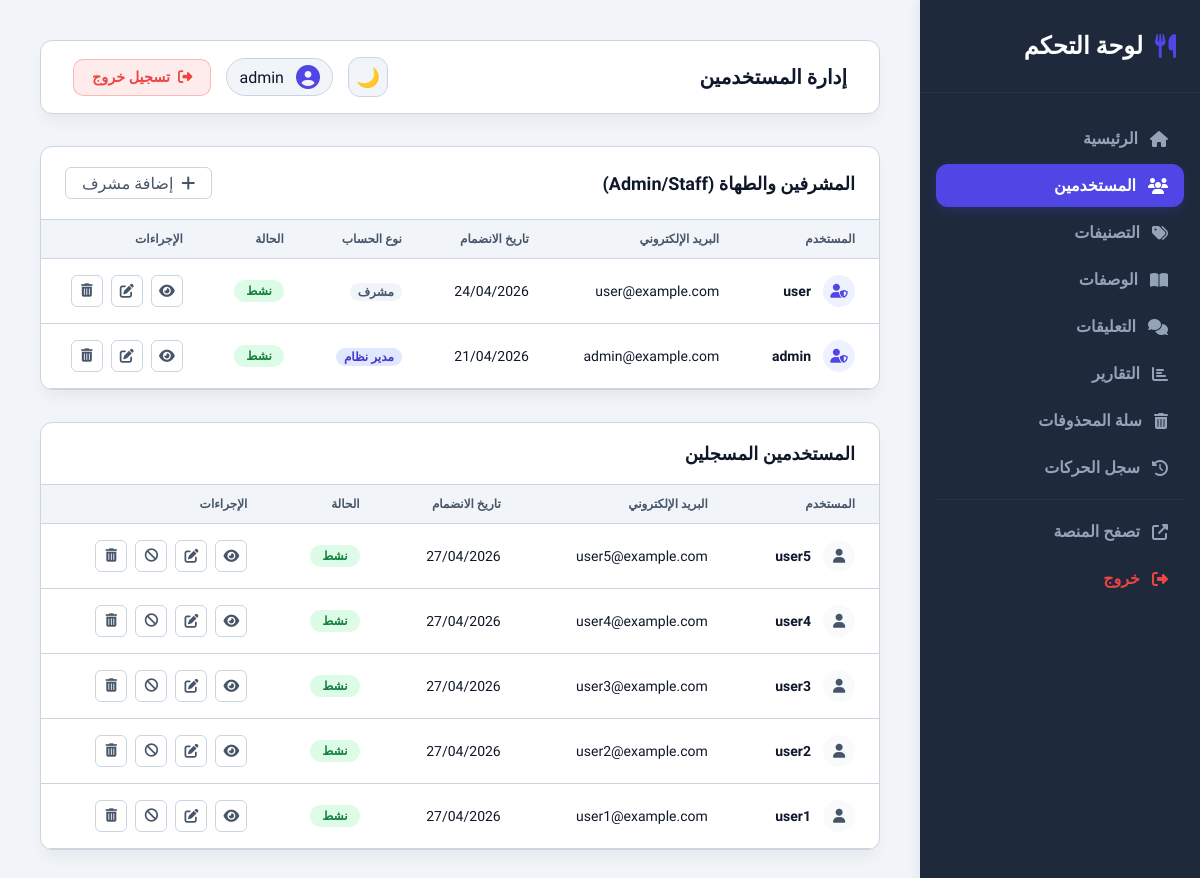
/dashboard/users/ (signed in), run on the app's committed database.
### accountes/models.py (models this page shows, shortened)
class SoftDeleteMixin(models.Model):
    is_deleted = models.BooleanField(default=False)
    deleted_at = models.DateTimeField(null=True, blank=True)
    objects = SoftDeleteManager()
    all_objects = models.Manager()
    class Meta:
        abstract = True

class User(AbstractUser, SoftDeleteMixin):
    bio = models.TextField(blank=True)
    profile_picture = models.ImageField(upload_to='profile_pictures/', null=True, blank=True)
    facebook_link = models.URLField(blank=True)
    instagram_link = models.URLField(blank=True)
    twitter_link = models.URLField(blank=True)
    phone_number = models.CharField(max_length=20, blank=True)
    experience_years = models.CharField(max_length=50, blank=True, null=True, verbose_name="مدة الخبرة")
    objects = SoftDeleteUserManager()
    all_objects = UserManager()

### dashboard/views.py (the view)
# urls.py: path('users/', views.user_list, name='user_list'),
@user_passes_test(is_admin, login_url='dashboard:login')
def user_list(request):
    staff_users = User.objects.filter(is_staff=True).order_by('-date_joined')
    regular_users = User.objects.filter(is_staff=False).order_by('-date_joined')
    return render(request, 'dashboard/user_list.html', {
        'staff_users': staff_users,
        'regular_users': regular_users
    })

### accountes/models.py (called while the page is built)
    def get_queryset(self):
        return super().get_queryset().filter(is_deleted=False)

    def get_queryset(self):
        return super().get_queryset().filter(is_deleted=False)

### dashboard/views.py (called while the page is built)
def is_admin(user):
    return user.is_authenticated and user.is_staff

### templates/dashboard/user_list.html (shortened to what this page needs)
{% extends 'dashboard/base_dashboard.html' %}
{% block page_title %}إدارة المستخدمين{% endblock %}
{% block dashboard_content %}
<div class="table-container-wrapper">
    <div class="table-container">
        <div style="display: flex; justify-content: space-between; align-items: center; padding: 20px 24px; border-bottom: 1px solid var(--border-color);">
            <h3 style="padding: 0; border: none;">المشرفين والطهاة (Admin/Staff)</h3>
            {% if request.user.is_superuser %}
            <a href="{% url 'dashboard:add_staff_user' %}" class="action-btn" style="width: auto; padding: 0 16px; gap: 8px;">
                <i class="fas fa-plus"></i> إضافة مشرف
            </a>
            {% endif %}
        </div>
        <table>
            <thead>
                <tr>
                    <th>المستخدم</th>
                    <th>البريد الإلكتروني</th>
                    <th>تاريخ الانضمام</th>
                    <th>نوع الحساب</th>
                    <th>الحالة</th>
                    <th>الإجراءات</th>
                </tr>
            </thead>
            <tbody>
                {% for user in staff_users %}
                <tr>
                    <td>
                        <div style="display: flex; align-items: center; gap: 12px;">
                            <div style="width: 32px; height: 32px; border-radius: 50%; background: #eef2ff; display: flex; align-items: center; justify-content: center; color: var(--primary);">
                                <i class="fas fa-user-shield"></i>
                            </div>
                            <span style="font-weight: 600;">{{ user.username }}</span>
                        </div>
                    </td>
                    <td>{{ user.email }}</td>
                    <td>{{ user.date_joined|date:"d/m/Y" }}</td>
                    <td>
                        {% if user.is_superuser %}
                        <span style="font-size: 0.75rem; background: #e0e7ff; color: #4338ca; padding: 2px 8px; border-radius: 12px; font-weight: 700;">مدير نظام</span>
                        {% else %}
                        <span style="font-size: 0.75rem; background: #f1f5f9; color: #475569; padding: 2px 8px; border-radius: 12px; font-weight: 700;">مشرف</span>
                        {% endif %}
                    </td>
                    <td>
                        {% if user.is_active %}
                        <span class="status-badge status-active">نشط</span>
                        {% else %}
                        <span class="status-badge status-inactive">محظور</span>
                        {% endif %}
                    </td>
                    <td>
                        <div style="display: flex; gap: 8px;">
                            <a href="{% url 'dashboard:user_detail' user.id %}" class="action-btn" title="عرض"><i class="fas fa-eye"></i></a>
                            {% if request.user.is_superuser %}
                            <a href="{% url 'dashboard:edit_user' user.id %}" class="action-btn" title="تعديل"><i class="fas fa-edit"></i></a>
                            <button type="button" class="action-btn" onclick="showDeleteModal('delete-staff-{{ user.id }}')" title="حذف"><i class="fas fa-trash-alt"></i></button>
                            {% endif %}
                        </div>
                    </td>
                </tr>
                {% empty %}
                <tr><td colspan="6" style="text-align: center; color: var(--text-muted); padding: 32px;">لا يوجد مشرفين حالياً</td></tr>
                {% endfor %}
            </tbody>
        </table>
    </div>
    <div class="table-container">
        <div style="padding: 20px 24px; border-bottom: 1px solid var(--border-color);">
            <h3 style="padding: 0; border: none;">المستخدمين المسجلين</h3>
        </div>
        <table>
            <thead>
                <tr>
                    <th>المستخدم</th>
                    <th>البريد الإلكتروني</th>
                    <th>تاريخ الانضمام</th>
                    <th>الحالة</th>
                    <th>الإجراءات</th>
                </tr>
            </thead>
            <tbody>
                {% for user in regular_users %}
                <tr>
                    <td>
                        <div style="display: flex; align-items: center; gap: 12px;">
                            <div style="width: 32px; height: 32px; border-radius: 50%; background: #f8fafc; display: flex; align-items: center; justify-content: center; color: var(--text-muted);">
                                <i class="fas fa-user"></i>
                            </div>
                            <span style="font-weight: 600;">{{ user.username }}</span>
                        </div>
                    </td>
                    <td>{{ user.email }}</td>
                    <td>{{ user.date_joined|date:"d/m/Y" }}</td>
                    <td>
                        {% if user.is_active %}
                        <span class="status-badge status-active">نشط</span>
                        {% else %}
                        <span class="status-badge status-inactive">محظور</span>
                        {% endif %}
                    </td>
                    <td>
                        <div style="display: flex; gap: 8px;">
                            <a href="{% url 'dashboard:user_detail' user.id %}" class="action-btn" title="عرض"><i class="fas fa-eye"></i></a>
                            <a href="{% url 'dashboard:edit_user' user.id %}" class="action-btn" title="تعديل"><i class="fas fa-edit"></i></a>
                            <button type="button" class="action-btn" onclick="showConfirmModal({title: 'تغيير الحالة', message: 'هل تريد تغيير حالة هذا المستخدم؟', action: () => document.getElementById('toggle-user-{{ user.id }}').submit()})" title="تغيير الحالة">
                                <i class="fas {% if user.is_active %}fa-ban{% else %}fa-check{% endif %}"></i>
                            </button>
                            <button type="button" class="action-btn" onclick="showDeleteModal('delete-user-{{ user.id }}')" title="حذف"><i class="fas fa-trash-alt"></i></button>
                        </div>
                    </td>
                </tr>
                {% empty %}
                <tr><td colspan="5" style="text-align: center; color: var(--text-muted); padding: 32px;">لا يوجد مستخدمين مسجلين</td></tr>
                {% endfor %}
            </tbody>
        </table>
    </div>
</div>
{% endblock %}

### templates/dashboard/base_dashboard.html (shortened to what this page needs)
<!DOCTYPE html>
<html lang="ar" dir="rtl">
<head>
    <link rel="stylesheet" href="https://cdnjs.cloudflare.com/ajax/libs/font-awesome/6.5.0/css/all.min.css">
</head>
<body>
    <div class="sidebar">
        <div class="sidebar-header">
            <i class="fas fa-utensils"></i> لوحة التحكم
        </div>
        <ul class="sidebar-menu">
            <li><a href="{% url 'dashboard:home' %}" class="{% if request.resolver_match.url_name == 'home' %}active{% endif %}"><i class="fas fa-home"></i> الرئيسية</a></li>
            <li><a href="{% url 'dashboard:user_list' %}" class="{% if request.resolver_match.url_name == 'user_list' %}active{% endif %}"><i class="fas fa-users"></i> المستخدمين</a></li>
            <li><a href="{% url 'dashboard:category_list' %}" class="{% if request.resolver_match.url_name == 'category_list' %}active{% endif %}"><i class="fas fa-tags"></i> التصنيفات</a></li>
            <li><a href="{% url 'dashboard:recipe_list' %}" class="{% if request.resolver_match.url_name == 'recipe_list' %}active{% endif %}"><i class="fas fa-book-open"></i> الوصفات</a></li>
            <li><a href="{% url 'dashboard:comment_list' %}" class="{% if request.resolver_match.url_name == 'comment_list' %}active{% endif %}"><i class="fas fa-comments"></i> التعليقات</a></li>
            <li><a href="{% url 'dashboard:reports' %}" class="{% if request.resolver_match.url_name == 'reports' %}active{% endif %}"><i class="fas fa-chart-bar"></i> التقارير</a></li>
            <li><a href="{% url 'dashboard:recycle_bin' %}" class="{% if request.resolver_match.url_name == 'recycle_bin' %}active{% endif %}"><i class="fas fa-trash-alt"></i> سلة المحذوفات</a></li>
            <li><a href="{% url 'dashboard:activity_log' %}" class="{% if request.resolver_match.url_name == 'activity_log' %}active{% endif %}"><i class="fas fa-history"></i> سجل الحركات</a></li>
            <hr style="border: 0; border-top: 1px solid rgba(255,255,255,0.05); margin: 10px 0;">
            <li><a href="{% url 'home' %}" target="_blank"><i class="fas fa-external-link-alt"></i> تصفح المنصة</a></li>
            <li><a href="{% url 'dashboard:logout' %}" style="color: var(--danger);"><i class="fas fa-sign-out-alt"></i> خروج</a></li>
        </ul>
    </div>
    <div class="main-content">
        <div class="top-navbar">
            <h2>{% block page_title %}الرئيسية{% endblock %}</h2>
            <div style="display: flex; align-items: center; gap: 15px;">
                <button id="theme-toggle" style="background: var(--bg-body); border: 1px solid var(--border-color); color: var(--text-main); width: 40px; height: 40px; border-radius: 12px; cursor: pointer; display: flex; align-items: center; justify-content: center; font-size: 1.2rem;">
                    <span id="theme-icon">🌙</span>
                </button>
                <div class="user-profile">
                    <i class="fas fa-user-circle"></i>
                    <span>{{ request.user.username }}</span>
                </div>
                <a href="{% url 'dashboard:logout' %}"
                   style="display:flex; align-items:center; gap:8px; background:rgba(239,68,68,0.1); color:#ef4444; border:1px solid rgba(239,68,68,0.3); padding:9px 18px; border-radius:10px; text-decoration:none; font-weight:700; font-size:0.9rem; transition:all 0.2s;"
                   onmouseover="this.style.background='#ef4444'; this.style.color='#fff';"
                   onmouseout="this.style.background='rgba(239,68,68,0.1)'; this.style.color='#ef4444';">
                    <i class="fas fa-sign-out-alt"></i>
                    تسجيل خروج
                </a>
            </div>
        </div>
        {% block dashboard_content %}{% endblock %}
    </div>
</body>
</html>

### templates/dashboard/base_dashboard.html (style rules this page uses)
:root { --primary: #4f46e5; --primary-hover: #4338ca; --sidebar-bg: #1e293b; --sidebar-text: #94a3b8; --sidebar-active: #ffffff; --sidebar-hover-bg: #334155; --bg-body: #f1f5f9; --card-bg: #ffffff; --text-main: #0f172a; --text-muted: #475569; --border-color: #cbd5e1; --danger: #ef4444; --success: #10b981; --radius: 12px; --shadow: 0 10px 15px -3px rgb(0 0 0 / 0.05); --shadow-md: 0 20px 25px -5px rgb(0 0 0 / 0.05); --shadow-lg: 0 25px 50px -12px rgb(0 0 0 / 0.1); }
* { box-sizing: border-box; margin: 0; padding: 0; }
body { font-family: 'Cairo', sans-serif; background-color: var(--bg-body); color: var(--text-main); display: flex; min-height: 100vh; }
.sidebar { width: 280px; background-color: var(--sidebar-bg); color: var(--sidebar-text); display: flex; flex-direction: column; position: fixed; right: 0; top: 0; bottom: 0; z-index: 1000; box-shadow: -4px 0 10px rgba(0,0,0,0.05); }
.sidebar-header { padding: 32px 24px; font-size: 1.5rem; font-weight: 700; color: white; display: flex; align-items: center; gap: 12px; border-bottom: 1px solid rgba(255,255,255,0.05); }
.sidebar-header i { color: var(--primary); }
.sidebar-menu { flex: 1; padding: 24px 16px; list-style: none; }
.sidebar-menu li { margin-bottom: 4px; }
.sidebar-menu a { display: flex; align-items: center; gap: 12px; padding: 12px 16px; color: var(--sidebar-text); text-decoration: none; font-weight: 600; border-radius: var(--radius); transition: all 0.2s; }
.sidebar-menu a.active { background-color: var(--primary); color: white; box-shadow: 0 4px 12px rgba(79, 70, 229, 0.2); }
.main-content { margin-right: 280px; flex: 1; padding: 40px; width: calc(100% - 280px); }
.top-navbar { background: var(--card-bg); padding: 16px 32px; border-radius: var(--radius); margin-bottom: 32px; display: flex; justify-content: space-between; align-items: center; box-shadow: var(--shadow); border: 1px solid var(--border-color); }
.top-navbar h2 { font-size: 1.25rem; font-weight: 700; }
.user-profile { display: flex; align-items: center; gap: 12px; padding: 6px 12px; border-radius: 30px; border: 1px solid var(--border-color); background: var(--bg-body); }
.user-profile i { color: var(--primary); font-size: 1.5rem; }
.table-container { background: var(--card-bg); border-radius: var(--radius); box-shadow: var(--shadow); border: 1px solid var(--border-color); overflow: hidden; margin-bottom: 32px; }
.table-container h3 { padding: 20px 24px; border-bottom: 1px solid var(--border-color); font-size: 1.125rem; }
table { width: 100%; border-collapse: collapse; }
th { background-color: var(--bg-body); padding: 12px 24px; text-align: right; font-size: 0.75rem; font-weight: 700; color: var(--text-muted); border-bottom: 1px solid var(--border-color); }
td { padding: 16px 24px; border-bottom: 1px solid var(--border-color); font-size: 0.875rem; }
.status-badge { padding: 4px 12px; border-radius: 20px; font-size: 0.75rem; font-weight: 700; display: inline-flex; align-items: center; gap: 6px; }
.status-active { background-color: #dcfce7; color: #15803d; }
.action-btn { width: 32px; height: 32px; display: inline-flex; align-items: center; justify-content: center; border-radius: 6px; border: 1px solid var(--border-color); background: white; color: var(--text-muted); cursor: pointer; transition: all 0.2s; text-decoration: none; }

### data on the page
User: user.username "admin", username "admin", email "admin@example.com", date_joined "21/04/2026", is_superuser "مدير نظام", is_active "نشط"
User: username "user", email "user@example.com", date_joined "24/04/2026", is_superuser "مشرف", is_active "نشط"
User: username "user5", email "user5@example.com", date_joined "27/04/2026", is_active "نشط"
User: username "user4", email "user4@example.com", date_joined "27/04/2026", is_active "نشط"
User: username "user3", email "user3@example.com", date_joined "27/04/2026", is_active "نشط"
User: username "user2", email "user2@example.com", date_joined "27/04/2026", is_active "نشط"
User: username "user1", email "user1@example.com", date_joined "27/04/2026", is_active "نشط"
